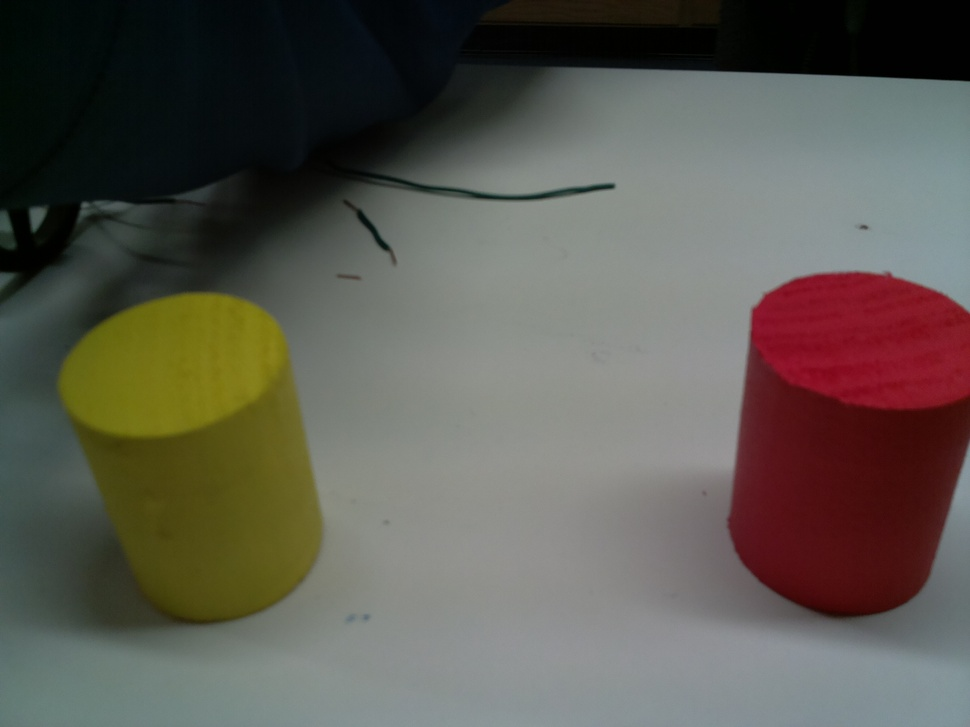
#> input picture cv/python_version/objects.jpg, 970 x 727 px, shrunk from 2592 x 1944 before the run
$ python edge_test.py
#> lines starting #> are read from the running program, lines starting #| are printed output that depends on the picture; after the words box and inside, x2 and y2 are one past the last pixel; in counts of white or black regions, pixels touching at a corner belong together
#!/usr/bin/env python3

import cv2
import numpy as np

img = cv2.imread('objects.jpg')
#> img is the input picture: shape (727, 970, 3); mean B, G, R 81.9, 89.9, 92.9

edges = cv2.Canny(img,100,200)
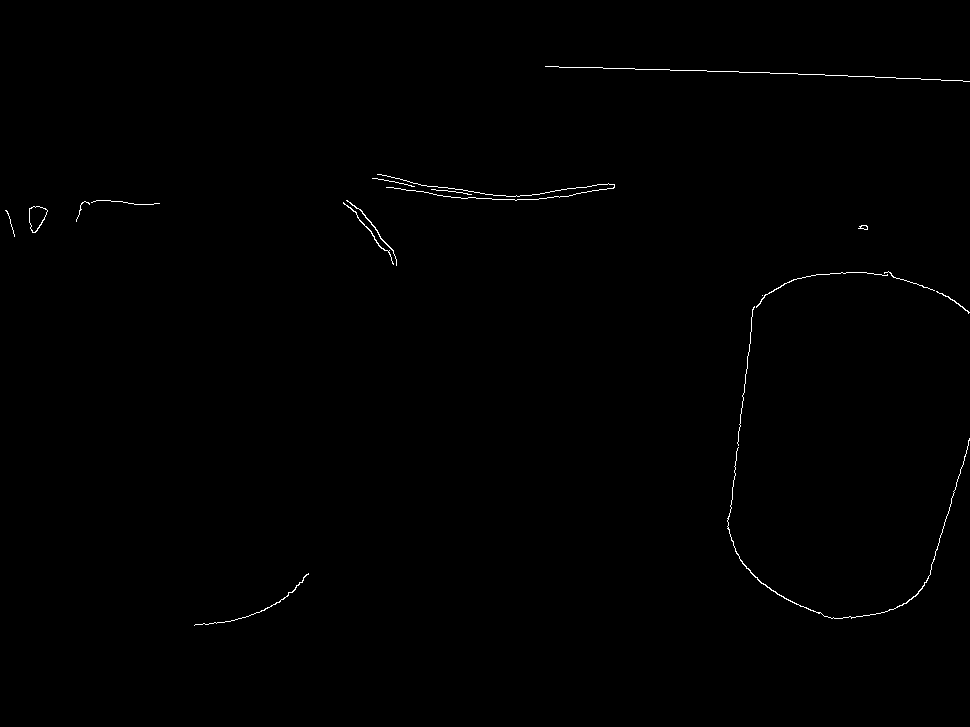
#> edges: shape (727, 970); 0.36% white in thin lines or dots, all inside (x1, y1, x2, y2) = (5, 66, 970, 626)

cv2.imwrite('output.jpg',edges)

$ run again, with cv/python_version/redvictim.jpg copied over cv/python_version/objects.jpg
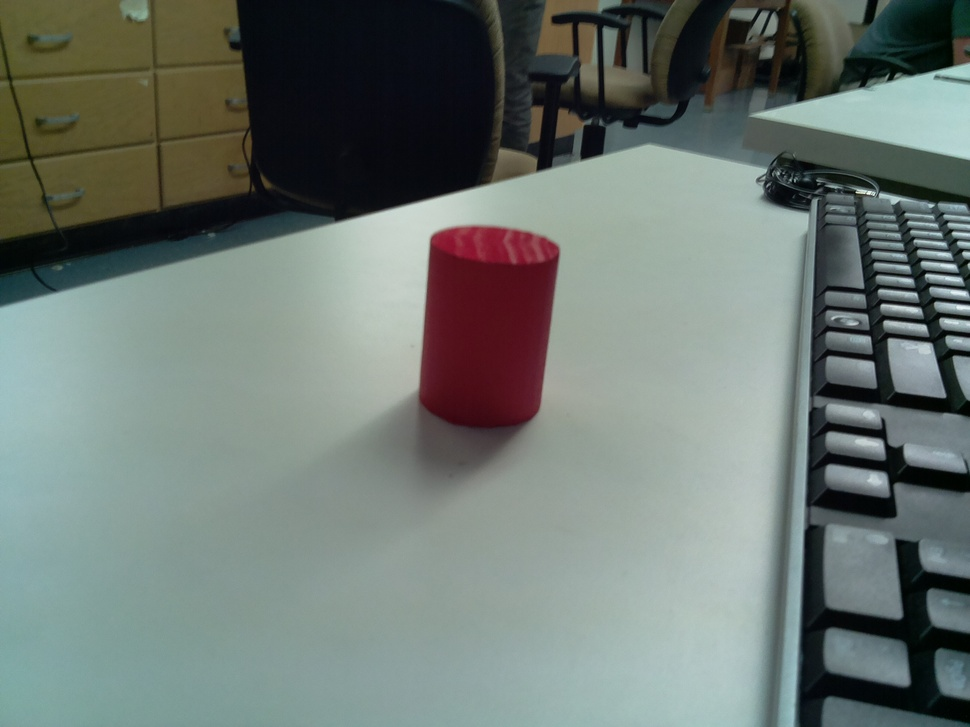
#> input picture cv/python_version/redvictim.jpg, 970 x 727 px, shrunk from 2592 x 1944 before the run
#> img is the input picture: shape (727, 970, 3); mean B, G, R 114, 119.6, 109.3
#> `edges = cv2.Canny(img,100,200)`:
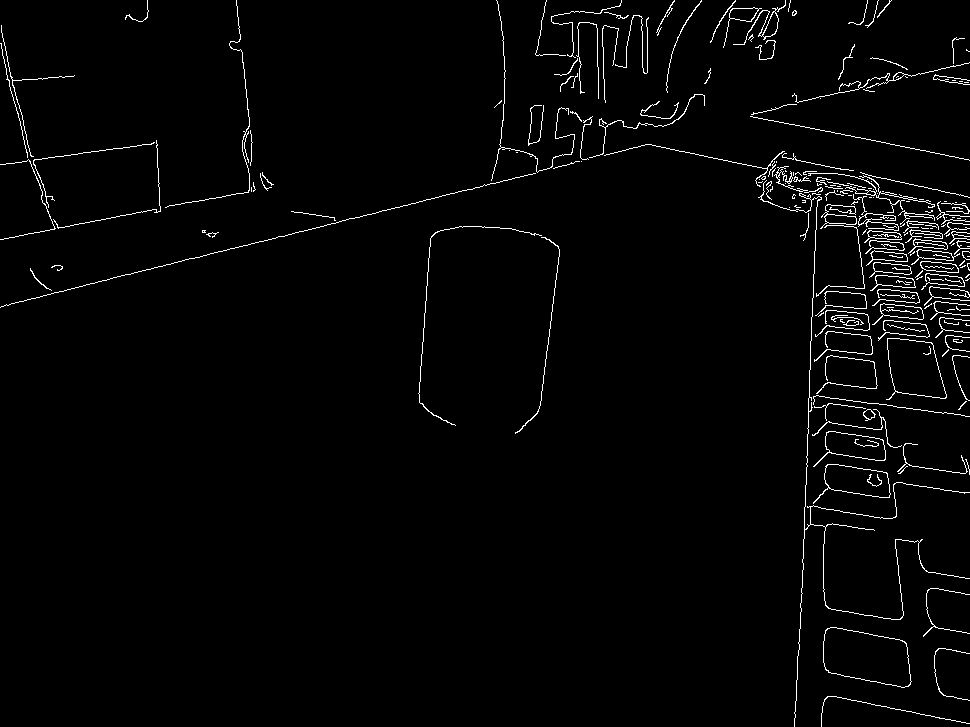
#> edges: shape (727, 970); 2.1% white in thin lines or dots

$ run again, with cv/python_version/test.jpg copied over cv/python_version/objects.jpg
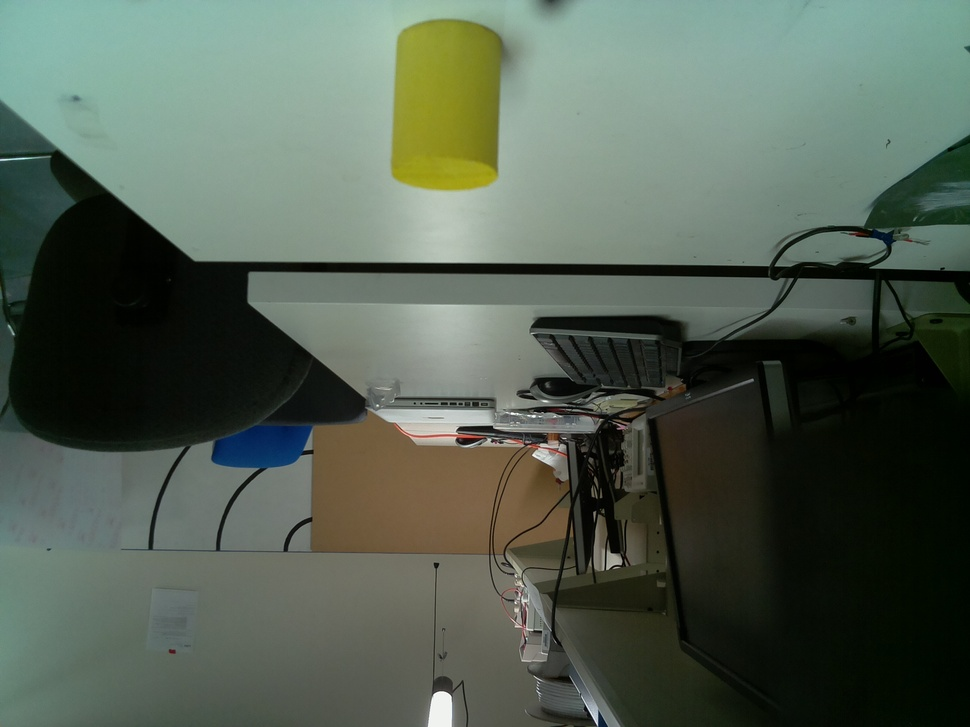
#> input picture cv/python_version/test.jpg, 970 x 727 px, shrunk from 2592 x 1944 before the run
#> img is the input picture: shape (727, 970, 3); mean B, G, R 83.1, 96.1, 83.9
#> `edges = cv2.Canny(img,100,200)`:
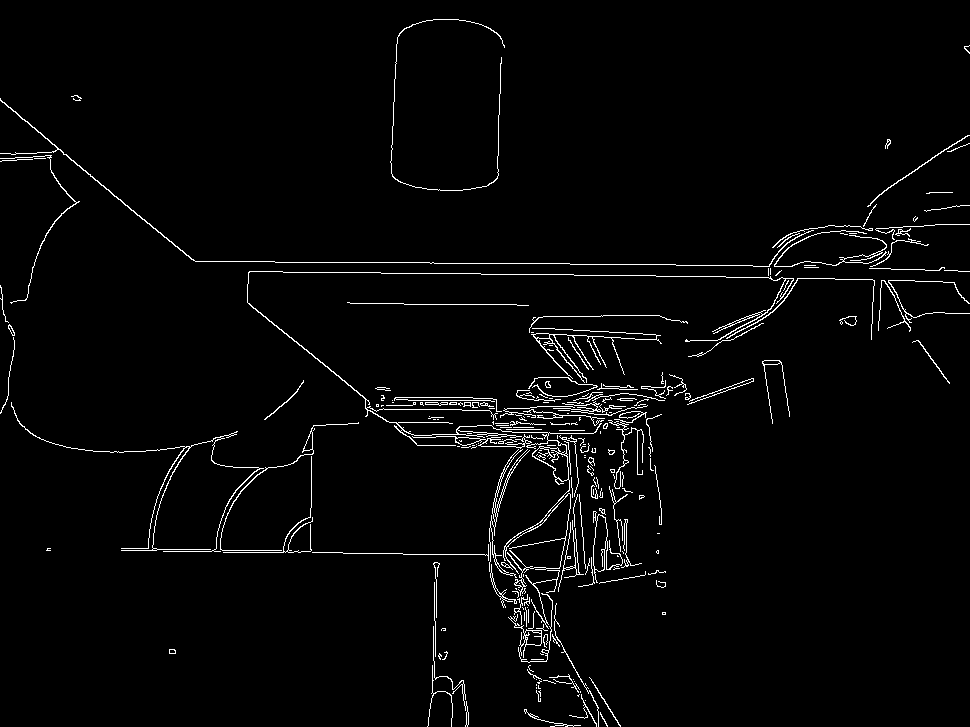
#> edges: shape (727, 970); 2.5% white in thin lines or dots
